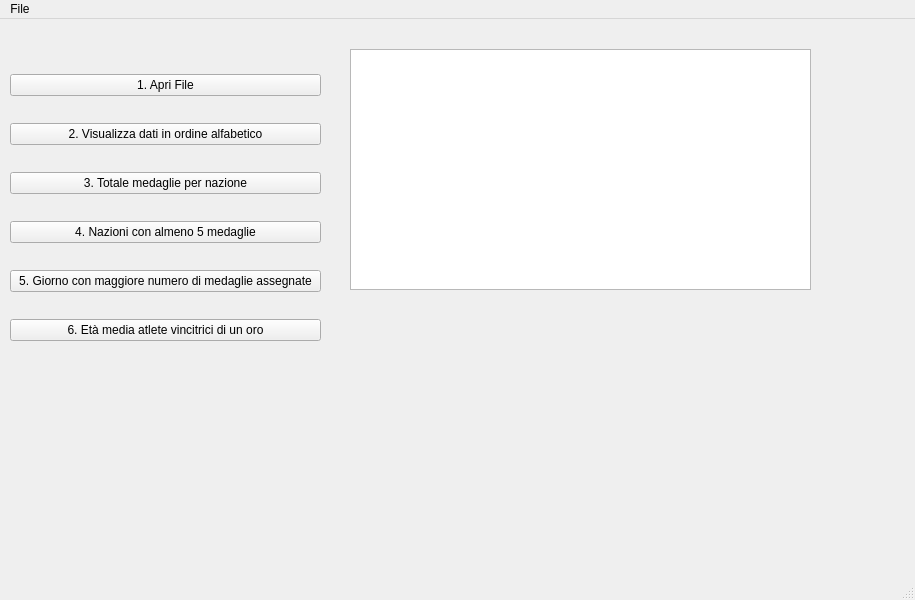
<?xml version="1.0" encoding="UTF-8"?>
<ui version="4.0">
 <class>MainWindow</class>
 <widget class="QMainWindow" name="MainWindow">
  <property name="geometry">
   <rect>
    <x>0</x>
    <y>0</y>
    <width>915</width>
    <height>600</height>
   </rect>
  </property>
  <property name="windowTitle">
   <string>MainWindow</string>
  </property>
  <widget class="QWidget" name="centralwidget">
   <widget class="QWidget" name="verticalLayoutWidget">
    <property name="geometry">
     <rect>
      <x>10</x>
      <y>30</y>
      <width>311</width>
      <height>321</height>
     </rect>
    </property>
    <layout class="QVBoxLayout" name="verticalLayout">
     <property name="spacing">
      <number>2</number>
     </property>
     <item>
      <widget class="QPushButton" name="pushButton">
       <property name="text">
        <string>1. Apri File</string>
       </property>
      </widget>
     </item>
     <item>
      <widget class="QPushButton" name="pushButton_2">
       <property name="text">
        <string>2. Visualizza dati in ordine alfabetico</string>
       </property>
      </widget>
     </item>
     <item>
      <widget class="QPushButton" name="pushButton_3">
       <property name="text">
        <string>3. Totale medaglie per nazione</string>
       </property>
      </widget>
     </item>
     <item>
      <widget class="QPushButton" name="pushButton_4">
       <property name="text">
        <string>4. Nazioni con almeno 5 medaglie</string>
       </property>
      </widget>
     </item>
     <item>
      <widget class="QPushButton" name="pushButton_5">
       <property name="text">
        <string>5. Giorno con maggiore numero di medaglie assegnate</string>
       </property>
      </widget>
     </item>
     <item>
      <widget class="QPushButton" name="pushButton_6">
       <property name="text">
        <string>6. Età media atlete vincitrici di un oro</string>
       </property>
      </widget>
     </item>
    </layout>
   </widget>
   <widget class="QTextBrowser" name="textOutput">
    <property name="geometry">
     <rect>
      <x>350</x>
      <y>30</y>
      <width>461</width>
      <height>241</height>
     </rect>
    </property>
   </widget>
  </widget>
  <widget class="QMenuBar" name="menubar">
   <property name="geometry">
    <rect>
     <x>0</x>
     <y>0</y>
     <width>915</width>
     <height>21</height>
    </rect>
   </property>
   <widget class="QMenu" name="menuMenu">
    <property name="title">
     <string>File</string>
    </property>
    <addaction name="actionOpen_File"/>
   </widget>
   <addaction name="menuMenu"/>
  </widget>
  <widget class="QStatusBar" name="statusbar"/>
  <action name="actionOpen_File">
   <property name="text">
    <string>Open File</string>
   </property>
  </action>
 </widget>
 <resources/>
 <connections/>
</ui>
